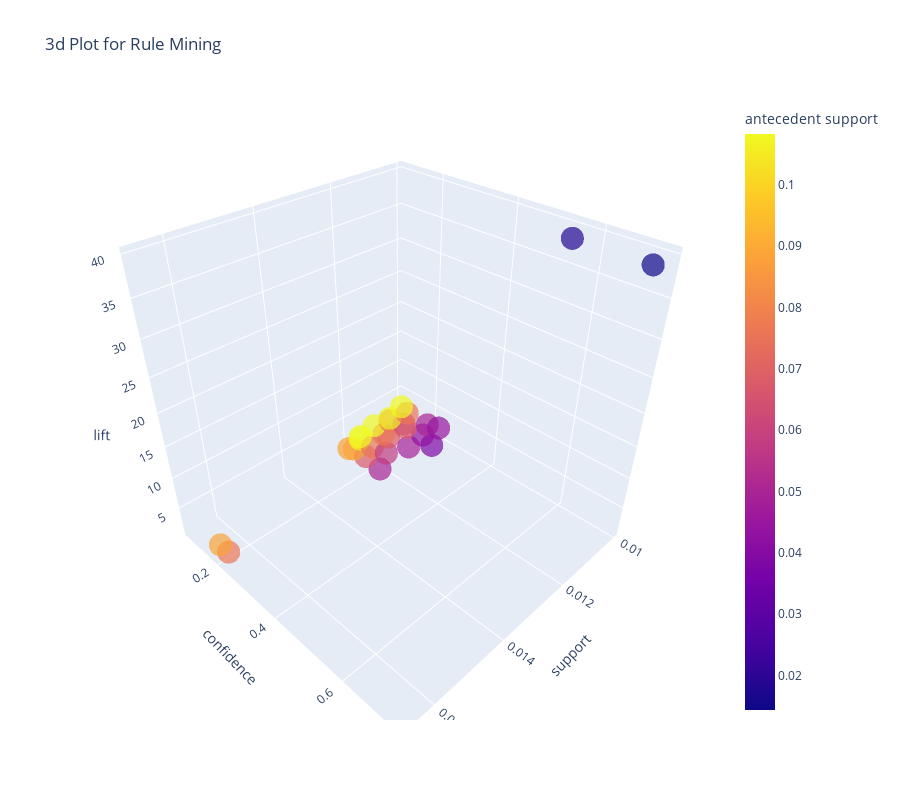

The notebook cell this image was saved under:
### Code cell
plot_model(rule_APRIORI, plot = '3d')

### Figure 1 — Plotly figure (JSON) as saved in the notebook; plotly's stock layout.template omitted (floating-point values rounded to 4 significant figures)
{"data": [{"customdata": [[" Organic Strawberries", " Bag of Organic Bananas"], [" Bag of Organic Bananas", " Organic Strawberries"], [" Organic Hass Avocado", " Bag of Organic Bananas"], [" Bag of Organic Bananas", " Organic Hass Avocado"], [" Organic Baby Spinach", " Bag of Organic Bananas"], [" Bag of Organic Bananas", " Organic Baby Spinach"], [" Banana", " Organic Strawberries"], [" Organic Strawberries", " Banana"], [" Banana", " Large Lemon"], [" Large Lemon", " Banana"], [" Organic Baby Spinach", " Organic Strawberries"], [" Organic Strawberries", " Organic Baby Spinach"], [" Organic Avocado", " Banana"], [" Banana", " Organic Avocado"], [" Organic Strawberries", " Organic Raspberries"], [" Organic Raspberries", " Organic Strawberries"], [" Limes", " Large Lemon"], [" Large Lemon", " Limes"], [" Organic Baby Spinach", " Banana"], [" Banana", " Organic Baby Spinach"], [" Bag", " Clementines"], [" Clementines", " Bag"], [" Organic Hass Avocado", " Organic Strawberries"], [" Organic Strawberries", " Organic Hass Avocado"], [" Strawberries", " Banana"], [" Banana", " Strawberries"]], "hovertemplate": "support=%{x}<br>confidence=%{y}<br>lift=%{z}<br>antecedents=%{customdata[0]}<br>consequents=%{customdata[1]}<br>antecedent support=%{marker.color}<extra></extra>", "legendgroup": "", "marker": {"color": [0.07617, 0.08834, 0.04951, 0.08834, 0.06795, 0.08834, 0.1083, 0.07617, 0.1083, 0.05762, 0.06795, 0.07617, 0.04888, 0.1083, 0.07617, 0.03802, 0.04314, 0.05762, 0.06795, 0.1083, 0.01434, 0.01844, 0.04951, 0.07617, 0.04411, 0.1083], "coloraxis": "coloraxis", "opacity": 0.7, "symbol": "circle"}, "mode": "markers", "name": "", "scene": "scene", "showlegend": false, "type": "scatter3d", "x": [0.01665, 0.01665, 0.01245, 0.01245, 0.01226, 0.01226, 0.01178, 0.01178, 0.01177, 0.01177, 0.0113, 0.0113, 0.01122, 0.01122, 0.01103, 0.01103, 0.01098, 0.01098, 0.01057, 0.01057, 0.01046, 0.01046, 0.01029, 0.01029, 0.01008, 0.01008], "y": [0.2185, 0.1884, 0.2515, 0.141, 0.1804, 0.1387, 0.1088, 0.1546, 0.1087, 0.2042, 0.1663, 0.1484, 0.2295, 0.1036, 0.1448, 0.29, 0.2546, 0.1906, 0.1556, 0.09764, 0.7295, 0.5676, 0.2078, 0.1351, 0.2284, 0.09307], "z": [2.474, 2.474, 2.847, 2.847, 2.042, 2.042, 1.428, 1.428, 1.886, 1.886, 2.184, 2.184, 2.12, 2.12, 3.808, 3.808, 4.419, 4.419, 1.437, 1.437, 39.57, 39.57, 2.728, 2.728, 2.11, 2.11]}], "layout": {"coloraxis": {"colorbar": {"title": {"text": "antecedent support"}}, "colorscale": [[0, "#0d0887"], [0.1111, "#46039f"], [0.2222, "#7201a8"], [0.3333, "#9c179e"], [0.4444, "#bd3786"], [0.5556, "#d8576b"], [0.6667, "#ed7953"], [0.7778, "#fb9f3a"], [0.8889, "#fdca26"], [1, "#f0f921"]]}, "height": 800, "legend": {"tracegroupgap": 0}, "scene": {"domain": {"x": [0, 1], "y": [0, 1]}, "xaxis": {"title": {"text": "support"}}, "yaxis": {"title": {"text": "confidence"}}, "zaxis": {"title": {"text": "lift"}}}, "title": {"text": "3d Plot for Rule Mining"}, "width": 900}}
